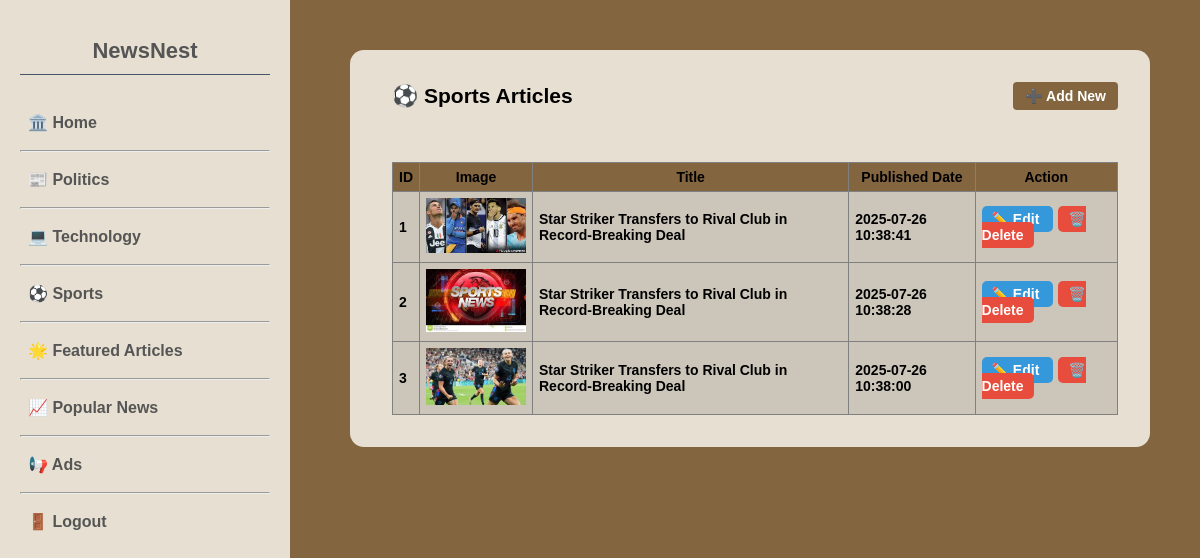
Screenshot of /dashboard/Sport/index.php with the database file from the repository.
### tables this page shows
CREATE TABLE IF NOT EXISTS `articles` (
  `article_id` int NOT NULL AUTO_INCREMENT,
  `title` varchar(255) DEFAULT NULL,
  `content` text,
  `image_url` varchar(255) DEFAULT NULL,
  `category_id` int DEFAULT NULL,
  `author_id` int DEFAULT NULL,
  `published_date` timestamp NULL DEFAULT CURRENT_TIMESTAMP,
  PRIMARY KEY (`article_id`),
  KEY `category_id` (`category_id`),
  KEY `author_id` (`author_id`)
);

### dashboard/Sport/index.php (the view, shortened to what this page needs)
<?php include '../layouts/header.php';
include '../../SQL/db_connect.php'; ?>
<div style="margin-left: 10px; padding: 10px; font-size: 14px;">
    <div style="display: flex; justify-content: space-between; align-items: center; margin-bottom: 2px;">
        <h2 style="margin: 0;">⚽ Sports Articles</h2>
        <a href='../Sport/new.php' class='add-btn' style="padding: 6px 12px;">➕ Add New</a>
    </div>
    <br>
    <br><br>
    <table border="1" cellpadding="6" cellspacing="0" style="width: 100%; background-color: #5453522f; border-collapse: collapse; margin-top: 2px;">
        <thead style="background-color: #836540;">
            <tr>
                <th>ID</th>
                <th>Image</th>
                <th>Title</th>
                <th>Published Date</th>
                <th>Action</th>
            </tr>
        </thead>
        <tbody>
            <?php
            $sql = "SELECT article_id, image_url, title, published_date FROM articles WHERE category_id = (
                        SELECT category_id FROM categories WHERE category_name = 'Sport' LIMIT 1
                    ) ORDER BY published_date DESC";
            $result = $conn->query($sql);
            if ($result && $result->num_rows > 0) {
                $count = 1;
                while ($row = $result->fetch_assoc()) {
                    echo "<tr>";
                    echo "<td>{$count}</td>";
                    echo "<td><img src='../../uploads/{$row['image_url']}' alt='Article Image' style='width: 100px; height: auto;'></td>";
                    echo "<td>{$row['title']}</td>";
                    echo "<td>{$row['published_date']}</td>";
                          echo "<td>
           <a href='edit.php?id={$row['article_id']}'
           style='padding: 5px 10px; background-color: #3498db; color: white; border-radius: 5px; text-decoration: none; margin-right: 5px;'>
           ✏️ Edit
        </a>
        <a href='../delete_article.php?id={$row['article_id']}'
           style='padding: 5px 10px; background-color: #e74c3c; color: white; border-radius: 5px; text-decoration: none;'
           onclick=\"return confirm('Are you sure you want to delete this article?');\">
           🗑️ Delete
        </a>
      </td>";
                    echo "</tr>";
                    $count++;
                }
            } else {
                echo "<tr><td colspan='5'>No articles found in Politics category.</td></tr>";
            }
            ?>
        </tbody>
    </table>
</div>
<?php include '../layouts/footer.php'; ?>

### front/css/styles.css (style rules this page uses)
body { background-size: cover; background-color: #836540; font-family: "Lalezar", sans-serif; font-weight: bold; font-size: 20px; display: flex; flex-direction: column; margin: 0; height: 100%; }
html { height: 100%; scroll-behavior: smooth; margin: 0; }
.add-btn { background-color: #836540; color: white; padding: 6px 12px; text-decoration: none; border-radius: 4px; }
table { margin-top: 0; / }

### rows the page displays
articles: image_url (picture), title "Star Striker Transfers to Rival Club in Record-Breaking Deal", published_date "2025-07-26 10:38:41"
articles: image_url (picture), title "Star Striker Transfers to Rival Club in Record-Breaking Deal", published_date "2025-07-26 10:38:28"
articles: image_url (picture), title "Star Striker Transfers to Rival Club in Record-Breaking Deal", published_date "2025-07-26 10:38:00"
